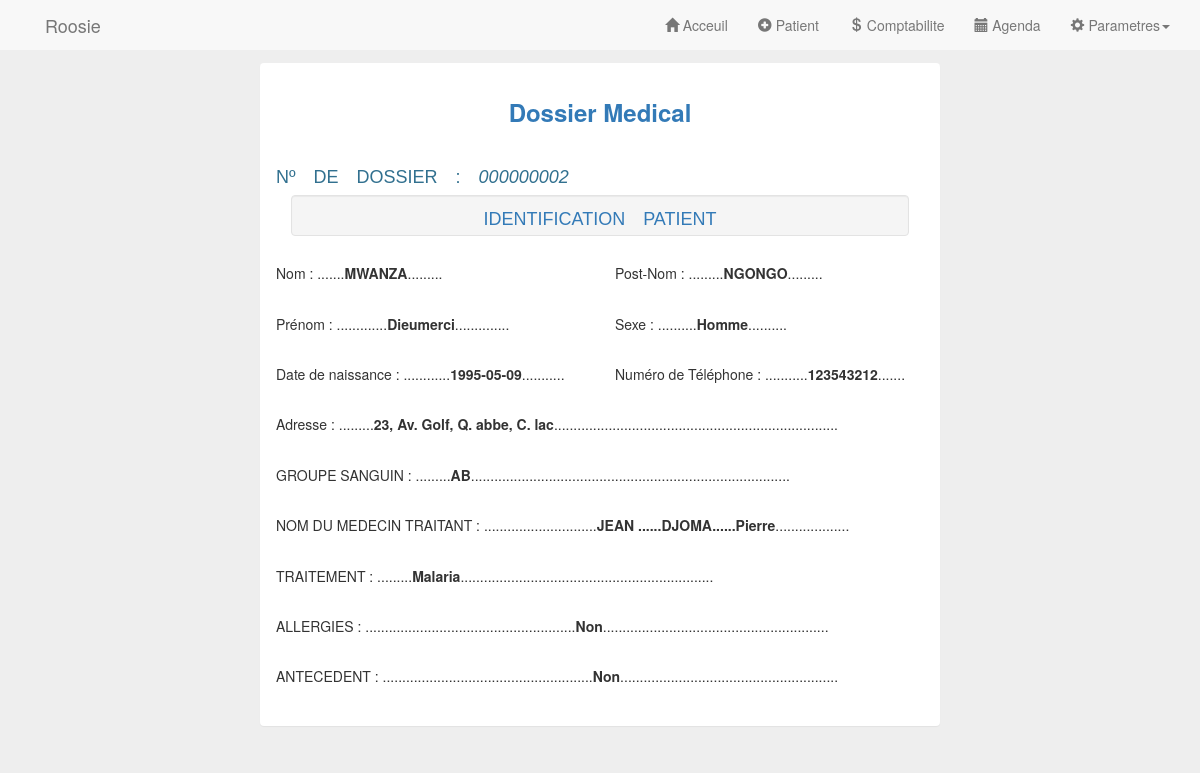
The page /controller/patient/fiche-patient.php?id=000000002 (signed in) on the database its author committed.
### tables this page shows
CREATE TABLE IF NOT EXISTS `tb_patient` (
  `id` int(9) UNSIGNED ZEROFILL NOT NULL AUTO_INCREMENT,
  `nom` varchar(70) NOT NULL,
  `postNom` varchar(75) NOT NULL,
  `prenom` varchar(65) NOT NULL,
  `email` varchar(150) NOT NULL,
  `sexe` varchar(9) NOT NULL,
  `dateNaissance` date NOT NULL,
  `numTel` int(14) NOT NULL,
  `adresse` varchar(255) DEFAULT NULL,
  `profession` varchar(60) NOT NULL,
  `statutMatrimonial` varchar(35) DEFAULT NULL,
  `numAssurance` int(11) NOT NULL,
  PRIMARY KEY (`id`),
  UNIQUE KEY `email` (`email`),
  UNIQUE KEY `num_tel` (`numTel`)
);

CREATE TABLE IF NOT EXISTS `tb_parametres_patient` (
  `id` int(9) UNSIGNED ZEROFILL NOT NULL AUTO_INCREMENT,
  `idPatient` int(9) UNSIGNED ZEROFILL NOT NULL,
  `tension` varchar(10) NOT NULL,
  `temperature` varchar(12) NOT NULL,
  `poids` char(8) NOT NULL,
  `nbrEnfants` int(2) UNSIGNED ZEROFILL NOT NULL,
  `numCarteAbonnement` int(10) DEFAULT NULL,
  `antecedent` varchar(5) NOT NULL,
  `allergies` varchar(5) NOT NULL,
  `numChambre` int(3) NOT NULL,
  `groupeSanguin` varchar(15) NOT NULL,
  `traitement` varchar(255) NOT NULL,
  PRIMARY KEY (`id`),
  KEY `patient_id` (`idPatient`)
);

CREATE TABLE IF NOT EXISTS `tb_medecin` (
  `id` int(9) UNSIGNED ZEROFILL NOT NULL AUTO_INCREMENT,
  `matricule` int(10) NOT NULL,
  `nom` varchar(70) NOT NULL,
  `postNom` varchar(75) NOT NULL,
  `prenom` varchar(65) NOT NULL,
  `email` varchar(150) NOT NULL,
  `sexe` varchar(9) NOT NULL,
  `dateNaissance` date NOT NULL,
  `specialite` varchar(255) NOT NULL,
  `adresse` varchar(200) NOT NULL,
  `num_tel` int(14) NOT NULL,
  `statutMatrimonial` varchar(60) DEFAULT NULL,
  PRIMARY KEY (`id`),
  UNIQUE KEY `matricule` (`matricule`),
  UNIQUE KEY `email` (`email`),
  UNIQUE KEY `num_tel` (`num_tel`)
);

### model/bd/PDO2.class.php (called while the page is built, shortened)
<?php
	class PDO2 extends PDO
	{
		private static $_instance;
		public static function getInstance()
		{
			if(!isset(self::$_instance))
			{
				try{
					self::$_instance = new PDO(SQL_DSN, SQL_USERNAME, SQL_PASSWORD);
					self::$_instance->setAttribute(PDO::ATTR_ERRMODE, PDO::ERRMODE_EXCEPTION);
				}catch(Exception $e){
					die("Erreur : " .$e->getMessage());
				}
			}
			return self::$_instance;
		}
	}
?>

### model/manager/PatientManager.class.php (called while the page is built, shortened)
<?php
	class PatientManager
	{
		private $_bd;
		public function __construct($bd)
		{
			$this->_bd = $bd;
		}
		public function find($id)
		{
			$id = (int) $id;
			$q = $this->_bd->query('SELECT * FROM tb_patient WHERE id = '. $id) or die(print_r($this->$_bd->errorInfo()));
			if (($q->rowCount()) > 0)
			{
				$donnees = $q->fetch(PDO::FETCH_ASSOC);
				return new Patient($donnees);
			}
		}
	}
?>

### model/repositories/Personne.class.php (called while the page is built, shortened)
<?php
	abstract class Personne
	{
		protected $_id;
		protected $_nom;
		protected $_postNom;
		protected $_prenom;
		protected $_sexe;
		protected $_dateNaissance;
		protected $_numTel;
		protected $_adresse;
		public function hydrate(array $donnees)
		{
			foreach ($donnees as $key => $value)
			{
				$method = 'set'.ucfirst($key);
			}
		}
	    public function getId()
	    {
	        return $this->_id;
	    }
	    public function setId($_id)
	    {
	        $this->_id = $_id;
	        return $this;
	    }
	    public function getNom()
	    {
	        return $this->_nom;
	    }
	    public function setNom($_nom)
	    {
	        $this->_nom = $_nom;
	        return $this;
	    }
	    public function getPostNom()
	    {
	        return $this->_postNom;
	    }
	    public function setPostNom($_postNom)
	    {
	        $this->_postNom = $_postNom;
	        return $this;
	    }
	    public function getPrenom()
	    {
	        return $this->_prenom;
	    }
	    public function setPrenom($_prenom)
	    {
	        $this->_prenom = $_prenom;
	        return $this;
	    }
	    public function getSexe()
	    {
	        return $this->_sexe;
	    }
	    public function setSexe($_sexe)
	    {
	        $this->_sexe = $_sexe;
	        return $this;
	    }
	    public function getDateNaissance()
	    {
	        return $this->_dateNaissance;
	    }
	    public function setDateNaissance($_dateNaissance)
	    {
	        $this->_dateNaissance = $_dateNaissance;
	        return $this;
	    }
	    public function getNumTel()
	    {
	        return $this->_numTel;
	    }
	    public function setNumTel($_numTel)
	    {
	        $this->_numTel = $_numTel;
	        return $this;
	    }
	    public function getAdresse()
	    {
	        return $this->_adresse;
	    }
	    public function setAdresse($_adresse)
	    {
	        $this->_adresse = $_adresse;
	        return $this;
	    }
	    public function setEmail($_email)
	    {
	        return $this;
	    }
	    public function setStatutMatrimonial($_statutMatrimonial)
	    {
	        return $this;
	    }
	    public function setProfession($_profession)
	    {
	        return $this;
	    }
	    public function setNumAssurance($_numAssurance)
	    {
	        return $this;
	    }
	}
?>

### model/manager/ParametresPatientManager.class.php (called while the page is built, shortened)
<?php
	class ParametresPatientManager
	{
		private $_bd;
		public function __construct($bd)
		{
			$this->_bd = $bd;
		}
		public function getLast()
		{
			$q = $this->_bd->query(' SELECT * FROM tb_parametres_patient ORDER BY id DESC LIMIT  0,1') or die(print_r($this->$_bd->errorInfo()));
			while($donnees = $q->fetch(PDO::FETCH_ASSOC))
			{
				$parametre = new ParametresPatient($donnees);
			}
			return $parametre;
		}
	}
?>

### model/repositories/Patient.class.php (called while the page is built, shortened)
<?php
	require_once 'Personne.class.php';
	class Patient extends Personne
	{
		protected $_antecedent;
		protected $_groupeSanguin;
		protected $_traitement;
		protected $_allergies;
	    public function setNumCarteAbonnement($_numCarteAbonnement)
	    {
	        return $this;
	    }
	    public function getAntecedent()
	    {
	        return $this->_antecedent;
	    }
	    public function setAntecedent($_antecedent)
	    {
	        $this->_antecedent = $_antecedent;
	        return $this;
	    }
	    public function setNumChambre($_numChambre)
	    {
	        return $this;
	    }
	    public function getGroupeSanguin()
	    {
	        return $this->_groupeSanguin;
	    }
	    public function setGroupeSanguin($_groupeSanguin)
	    {
	        $this->_groupeSanguin = $_groupeSanguin;
	        return $this;
	    }
	    public function getTraitement()
	    {
	        return $this->_traitement;
	    }
	    public function setTraitement($_traitement)
	    {
	        $this->_traitement = $_traitement;
	        return $this;
	    }
	    public function getAllergies()
	    {
	        return $this->_allergies;
	    }
	    public function setAllergies($_allergies)
	    {
	        $this->_allergies = $_allergies;
	        return $this;
	    }
	    public function setTension($_tension)
	    {
	        return $this;
	    }
	    public function setTemperature($_temperature)
	    {
	        return $this;
	    }
	    public function setPoids($_poids)
	    {
	        return $this;
	    }
	}
?>

### model/manager/ConsultationManager.class.php (called while the page is built, shortened)
<?php
	class ConsultationManager
	{
		private $_bd;
		public function __construct($bd)
		{
			$this->_bd = $bd;
		}
		public function getLast()
		{
			$q = $this->_bd->query(' SELECT * FROM tb_consultation ORDER BY id DESC LIMIT  0,1') or die(print_r($this->$_bd->errorInfo()));
			while($donnees = $q->fetch(PDO::FETCH_ASSOC))
			{
				$consultation = new Consultation($donnees);
			}
			return $consultation;
		}
	}
?>

### model/repositories/Consultation.class.php (called while the page is built, shortened)
<?php
	class Consultation
	{
		private $_idMedecin;
		 public function hydrate(array $donnees)
		{
			foreach ($donnees as $key => $value)
			{
				$method = 'set'.ucfirst($key);
			}
		}
	    public function setId($_id)
	    {
	        return $this;
	    }
	    public function setIdPatient($_idPatient)
	    {
	        return $this;
	    }
	    public function getIdMedecin()
	    {
	        return $this->_idMedecin;
	    }
	    public function setIdMedecin($_idMedecin)
	    {
	        $this->_idMedecin = $_idMedecin;
	        return $this;
	    }
	    public function setType($_type)
	    {
	        return $this;
	    }
	    public function setDateConsultation($_dateConsultation)
	    {
	        return $this;
	    }
	    public function setDateRendezVous($_dateRendezVous)
	    {
	        return $this;
	    }
	    public function setDescription($_description)
	    {
	        return $this;
	    }
	}
?>

### model/manager/MedecinManager.class.php (called while the page is built, shortened)
<?php
	class MedecinManager
	{
		private $_bd;
		public function __construct($bd)
		{
			$this->_bd = $bd;
		}
		public function find($id)
		{
			$id = (int) $id;
			$q = $this->_bd->query('SELECT * FROM tb_medecin WHERE id = '. $id);
			$donnees = $q->fetch(PDO::FETCH_ASSOC);
			return new Medecin($donnees);
		}
	}
?>

### model/repositories/Medecin.class.php (called while the page is built, shortened)
<?php
	require_once 'Personne.class.php';
	class Medecin extends Personne
	{
		public function hydrate(array $donnees)
		{
			foreach ($donnees as $key => $value)
			{
				$method = 'set'.ucfirst($key);
			}
		}
	    public function setMatricule($matricule)
	    {
	        return $this;
	    }
	    public function setSpecialite($specialite)
	    {
	        return $this;
	    }
	}
?>

### views/fiche-patient.php (the view, shortened to what this page needs)
<!DOCTYPE html>
<html>
	<head>
		<?php include 'template/fichier-en-tete.php'; ?>
	</head>
	<body>
		<?php include 'template/en-tete.php'; ?>
		<section class="row jumbotron">
			<div class="container">
				<div class="container">
					<div class="">
						<div class="col-xs-12 col-sm-8 col-sm-offset-2 col-md-8 col-md-offset-2">
							<div class="container" style="padding-top: 15px;">
								<div class="panel panel-body">
									<h3 class="text-primary text-center"><strong>Dossier Medical</strong></h3><br>
									<h4 class="text-info">Nº DE DOSSIER : <em><?php echo $patient->getId(); ?></em></h4>
									<div class="col-sm-12">
										<div class="titre-fiche">
											<h4 class="text-center text-primary">IDENTIFICATION PATIENT</h4>
										</div>
									</div>
									<div class="form-group row">
										<div class="col-xs-12 col-sm-12 col-md-6 col-lg-6">
											<h5>Nom : .......<?php echo '<strong>'.strtoupper($patient->getNom()).'</strong>'; ?>.........</h5>
										</div>
										<div class="col-xs-12 col-sm-12 col-md-6 col-lg-6">
											<h5>Post-Nom : .........<?php echo '<strong>'.strtoupper($patient->getPostNom()).'</strong>'; ?>.........</h5>
										</div>
									</div>
									<div class="form-group row">
										<div class="col-xs-12 col-sm-12 col-md-6 col-lg-6">
											<h5>Prénom : .............<?php echo '<strong>'.ucfirst($patient->getPrenom()).'</strong>'; ?>..............</h5>
										</div>
										<div class="col-xs-12 col-sm-12 col-md-6 col-lg-6">
											<h5>Sexe : ..........<?php echo '<strong>'.ucfirst($patient->getSexe()).'</strong>'; ?>..........</h5>
										</div>
									</div>
									<div class="form-group row">
										<div class="col-xs-12 col-sm-12 col-md-6 col-lg-6">
											<h5>Date de naissance : ............<?php echo '<strong>'.ucfirst($patient->getDateNaissance()).'</strong>'; ?>...........</h5>
										</div>
										<div class="col-xs-12 col-sm-12 col-md-6 col-lg-6">
											<h5>Numéro de Téléphone : ...........<?php echo '<strong>'.ucfirst($patient->getNumTel()).'</strong>'; ?>.......</h5>
										</div>
									</div>
									<div class="form-group row">
										<div class="col-xs-12 col-sm-12 col-md-12 col-lg-12">
											<h5>Adresse : .........<?php echo '<strong>'.ucfirst($patient->getAdresse()).'</strong>'; ?>.........................................................................</h5>
										</div>
									</div>
									<div class="form-group row">
										<div class="col-xs-12 col-sm-12 col-md-12 col-lg-12">
											<h5>GROUPE SANGUIN : .........<?php echo '<strong>'.strtoupper($parametres->getGroupeSanguin()).'</strong>'; ?>..................................................................................</h5>
										</div>
									</div>
									<div class="form-group row">
										<div class="col-xs-12 col-sm-12 col-md-12 col-lg-12">
											<h5>NOM DU MEDECIN TRAITANT : .............................<?php echo '<strong>'.strtoupper($medecin->getNom()).'......'.strtoupper($medecin->getPostNom()).'......'.ucfirst($medecin->getPrenom()).'</strong>'; ?>...................</h5>
										</div>
									</div>
									<div class="form-group row">
										<div class="col-xs-12 col-sm-12 col-md-12 col-lg-12">
											<h5>TRAITEMENT : .........<?php echo '<strong>'.ucfirst($parametres->getTraitement()).'</strong>'; ?>.................................................................</h5>
										</div>
									</div>
									<div class="form-group row">
										<div class="col-xs-12 col-sm-12 col-md-12 col-lg-12">
											<h5>ALLERGIES : ......................................................<?php echo '<strong>'.ucfirst($parametres->getAllergies()).'</strong>'; ?>..........................................................</h5>
										</div>
									</div>
									<div class="form-group row">
										<div class="col-xs-12 col-sm-12 col-md-12 col-lg-12">
											<h5>ANTECEDENT : ......................................................<?php echo '<strong>'.ucfirst($parametres->getAntecedent()).'</strong>'; ?>........................................................</h5>
										</div>
									</div>
								</div>
							</div>
						</div>
					</div>
				</div>
			</div>
		</section>
	</body>
</html>

### rows shown on the page
tb_patient: id "000000002", nom "MWANZA", postNom "NGONGO", prenom "Dieumerci", sexe "Homme", dateNaissance "1995-05-09", numTel "123543212", adresse "23, Av. Golf, Q. abbe, C. lac"
tb_parametres_patient: groupeSanguin "AB", traitement "Malaria", allergies "Non", antecedent "Non"
tb_medecin: nom "JEAN", postNom "DJOMA", prenom "Pierre"
